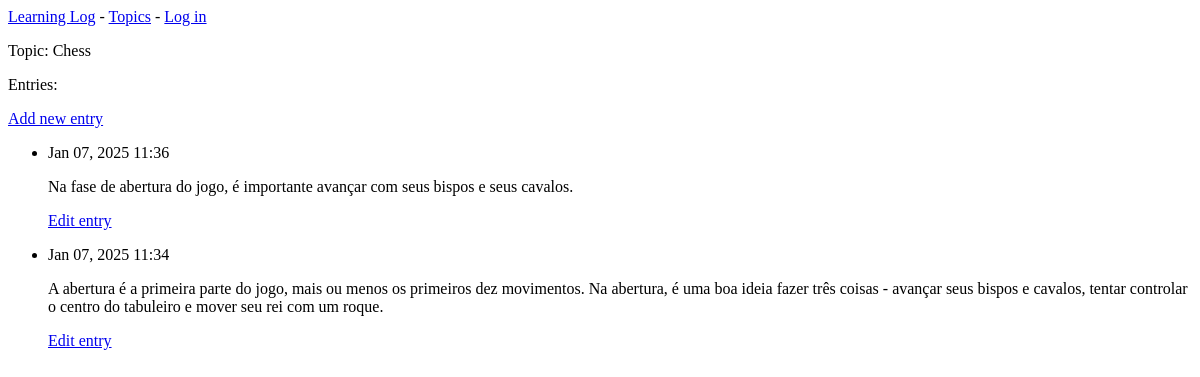
The app's page /topics/1/, older data.
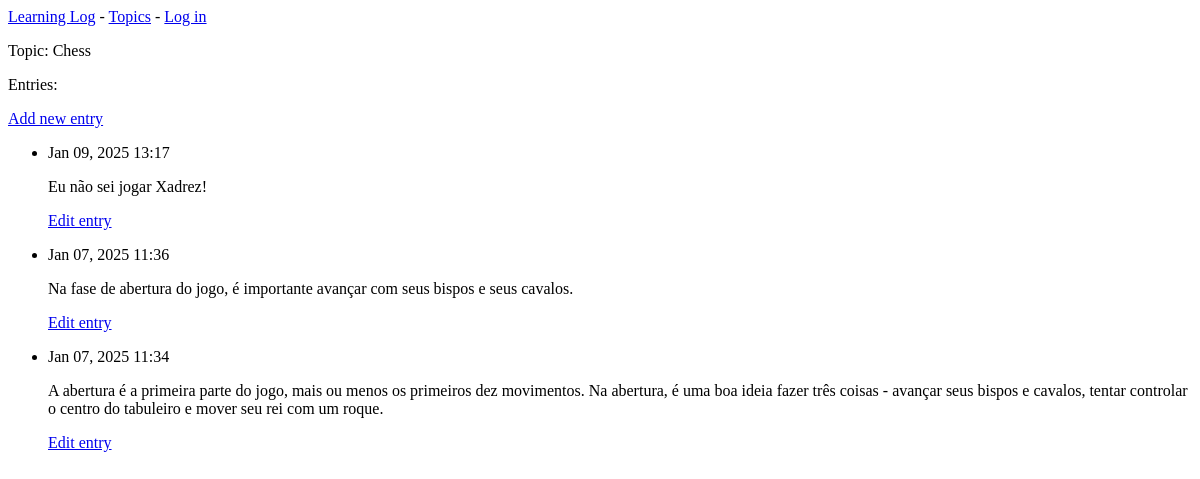
The same page, newer data.
### learning_logs/models.py (models this page shows, shortened)
class Topic(models.Model): # Herda de Model
    text = models.CharField(max_length=200)
    date_added = models.DateTimeField(auto_now_add=True)
    def __str__(self):
        return self.text

class Entry(models.Model):
    topic = models.ForeignKey(Topic, on_delete=models.CASCADE)
    text = models.TextField()
    date_added = models.DateTimeField(auto_now_add=True)
    class Meta:
        verbose_name_plural = 'entries' # Configuracao do modelo

### learning_logs/views.py (the view)
# urls.py: path('topics/<int:topic_id>/', views.topic, name='topic'),
def topic(request, topic_id):
    topic = Topic.objects.get(id=topic_id)
    entries = topic.entry_set.order_by('-date_added')
    context = {'topic': topic, 'entries': entries}
    return render(request, 'learning_logs/topic.html', context)

### learning_logs/templates/learning_logs/topic.html
{% extends 'learning_logs/base.html' %}
{% block content %}
   <p>Topic: {{ topic }}</p>
   <p>Entries:</p>
   <p>
      <a href="{% url 'learning_logs:new_entry' topic.id %}">Add new entry</a>
   </p>
   <ul>
      {% for entry in entries %}
         <li>
            <p>{{ entry.date_added | date:'M d, Y H:i' }}</p>
            <p>{{ entry.text | linebreaks }}</p>
            <p>
               <a href="{% url 'learning_logs:edit_entry' entry.id %}">
                  Edit entry
               </a>
            </p>
         </li>
      {% empty %}
         <li>There are no entries for this topic yet.</li>
      {% endfor %}
   </ul>
{% endblock content %}

### learning_logs/templates/learning_logs/base.html
<p>
   <a href="{% url 'learning_logs:index' %}">Learning Log</a> -
   <a href="{% url 'learning_logs:topics' %}">Topics</a> -
   {% if user.is_authenticated %}
      Hello, {{ user.username }}.
   {% else %}
      <a href="{% url 'accounts:login' %}">Log in</a>
   {% endif %}
</p>
{% block content %} {% endblock content %}

Row changes from the older to the newer data that the page shows:
added Entry: date_added "Jan 09, 2025 13:17", text "Eu não sei jogar Xadrez!"
